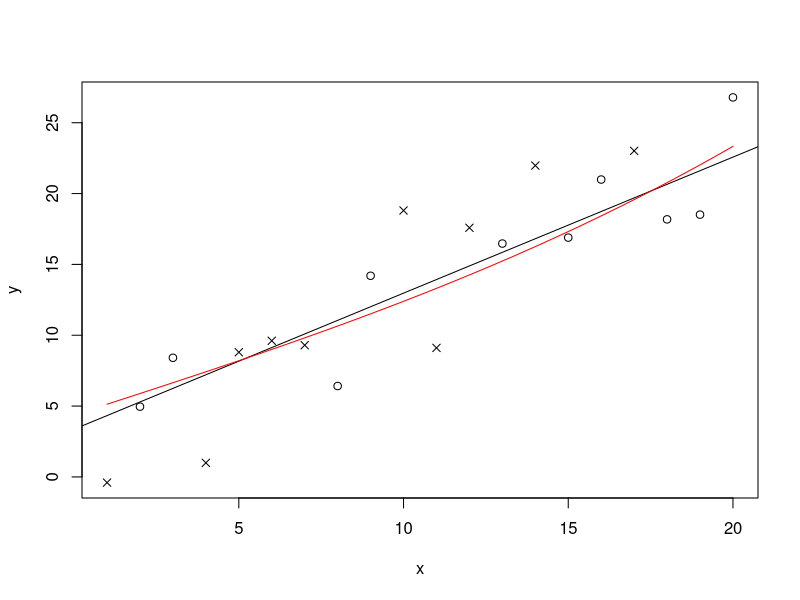

This figure's R source:
## ---- chunk 1
library(ggplot2)
## ---- chunk 2
df <- data.frame(x = 1:20, y = 3 + (1:20) + rnorm(20, sd=3)) # a linear relationship plus error
test <- sample(20, 10)
lm1 <- lm(y ~ x, data=df[-test,])
lm2 <- lm(y ~ x + I(x^2) + I(x^3), data=df[-test,])
shape <- rep(1, times=20) # training set O
shape[test] <- 4 # test set X
plot(y ~ x, data=df, pch=shape)
abline(lm1)
x <- seq(1,20,by=.1)
lines(x,predict(lm2, data.frame(x=x)),col='red') # the cubic curve is closer to the points
sum(lm1$residuals^2)
sum(lm2$residuals^2) # just as I said, this is lower.
## ---- chunk 3
resid.test.lm1 <- df$y[test] - predict(lm1, newdata=df[test,])
resid.test.lm2 <- df$y[test] - predict(lm2, newdata=df[test,])
sum(resid.test.lm1^2) # as I said, this is lower.
sum(resid.test.lm2^2)
